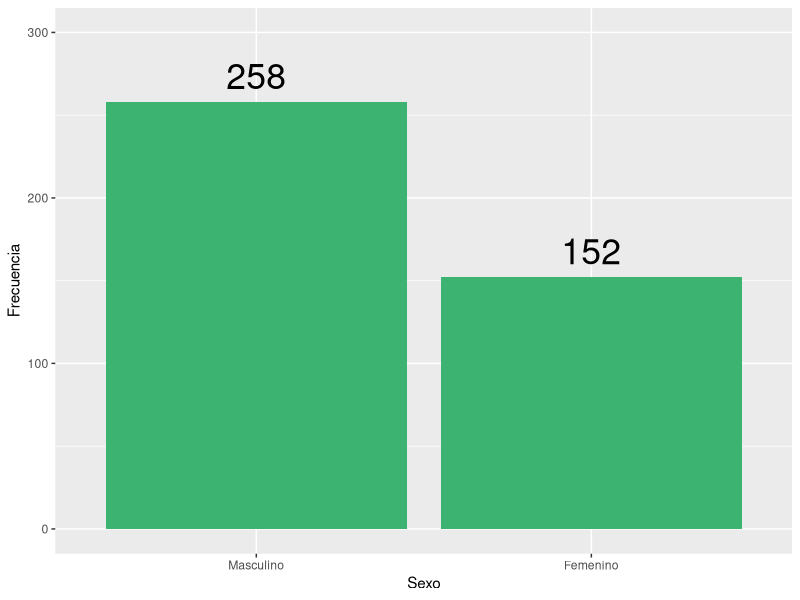
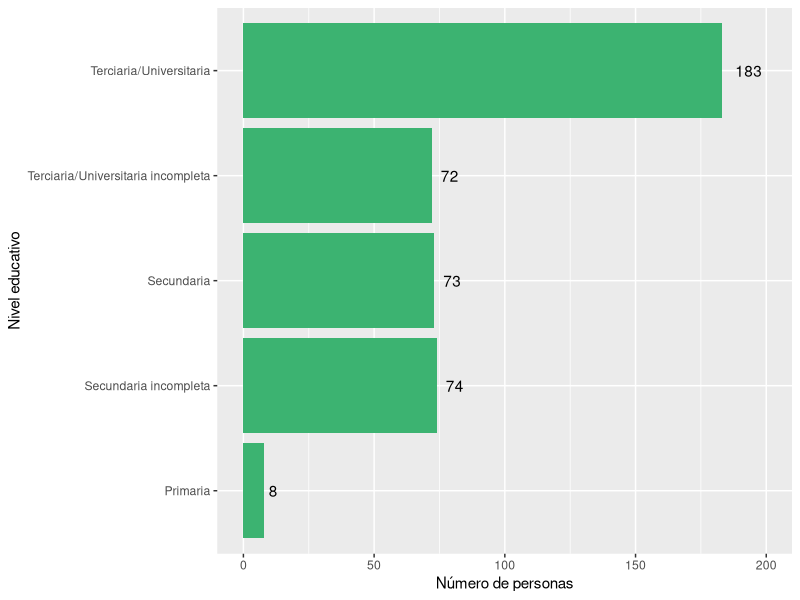
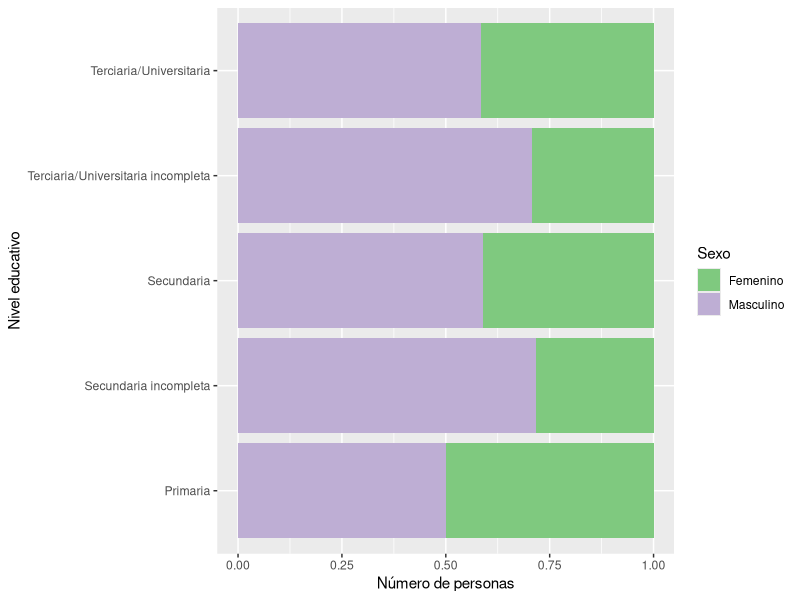
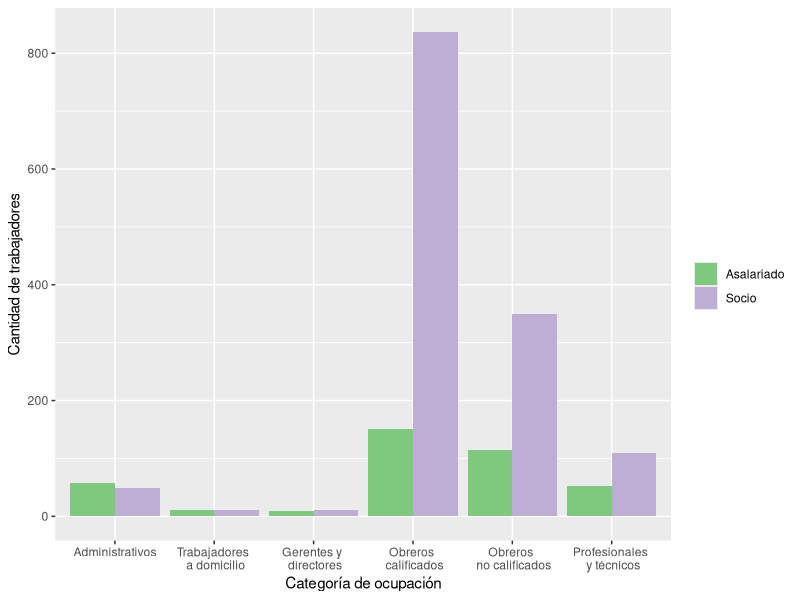
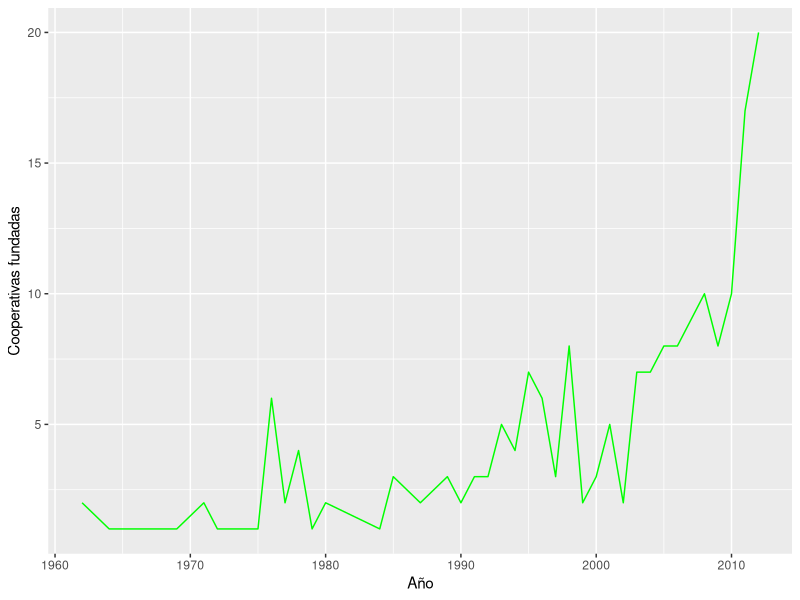
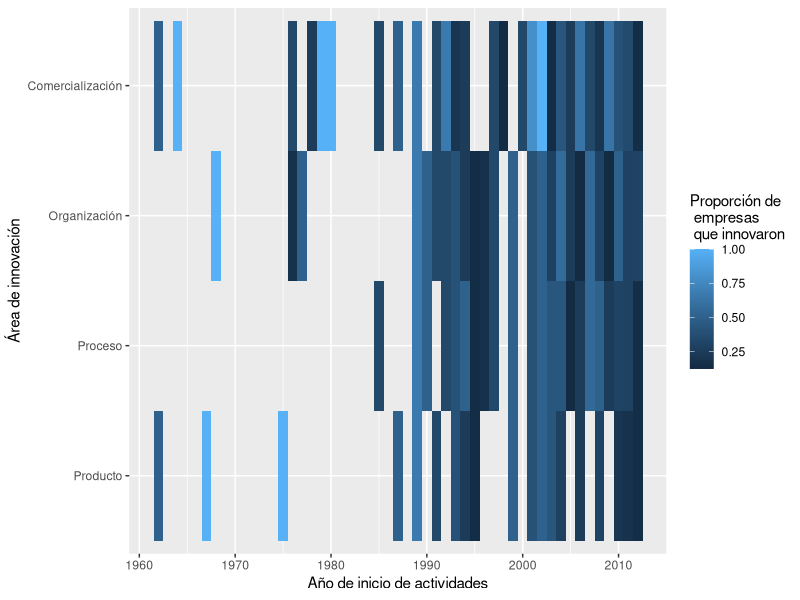
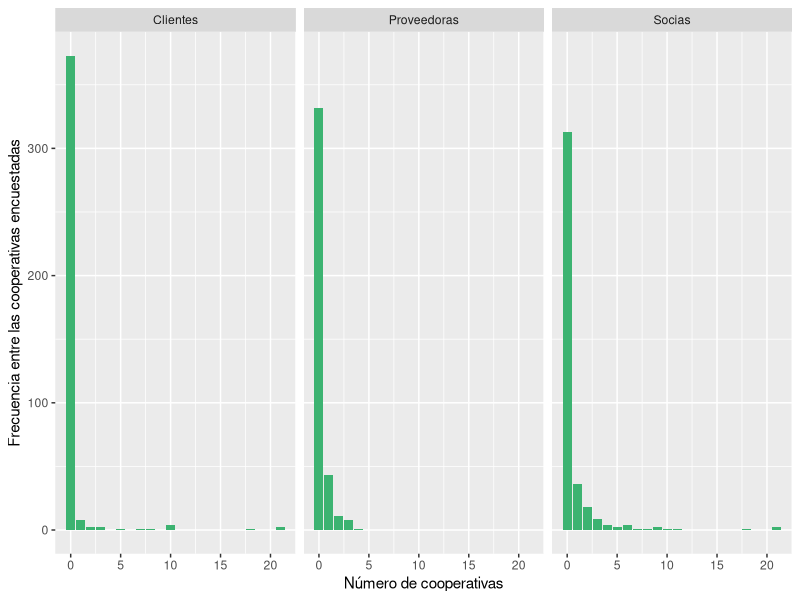
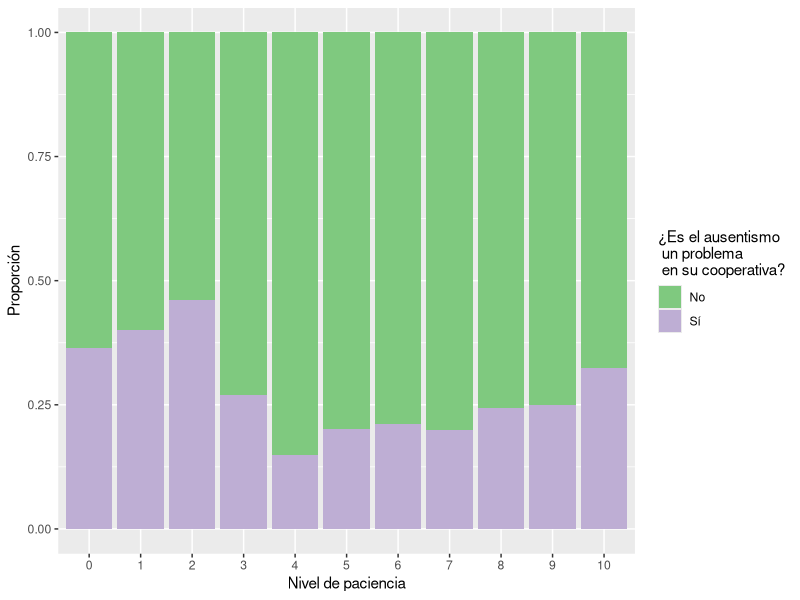

Write the R code that produced these figures, in order.
## ---- chunk 1
knitr::opts_chunk$set(echo = FALSE, fig.pos = 'hbpt', message = FALSE, warning = FALSE)
## ---- chunk 2
### PREPARACIÓN DE LOS DATOS ###

library(tidyverse)
library(haven)
library(xtable)
library(lubridate)

datos <- read_dta("Datos/2011_2013panel.dta")

#Datos sobre: info general, cantidad de ocupados segun categorias   

gen_ocup <- datos %>% select(form, año, cp, ct, a22cargo, a4, a11a1, a11a2, a11a3,b1, b2SOC1:b2ASALtot, b2SOC135:b2ASALtotf, b3soc2p: b3asal6tuc, starts_with("ciiu"))

#Datos sobre: supervisión y conflicto: gestion, ausentismo

sup_conf <- datos %>%
  select(form, año, f21, f22, f23, f3, f3b1, f3b2, f3b3, f4bactitud, f4ccalidad)

  
#Datos sobre: tecnologia e innovación

tecno <- datos %>%
  select(form, año, g11:g31, g31:g31resul, g4proc:g422emp, g41a, g41b, g43a:g44b)
  
#Opiniones del entrevistado

opinion <- datos %>%
  select(form, año, h1posturaa, h5pacienci, h84educaci, h89sexo)

##Remuneraciones

#Salarios nominales promedio por categoria
Salarios <- datos %>% 
  select(form, año, c31asal:c36rs) 

##Inversion y financiamiento

EdiCons <- datos %>%
  select(Capital=d11capcap, Gastos= d11invgasg, Ingresos=d11invingi, Inversiones=d11invinv, Activo=d11actact)

TotAct <- datos %>%
  select(d16captot:d16acttot)

TotPas <- datos %>%
  select(d2tot)


#Trabajadores que ingresaron y dejaron la cooperativa por edad.
TraIng <- datos %>%
  select(año, b18a35soc:b18atot)

TraDej <- datos %>%
  select(año, b14a35soc:b14atot)

## ---- chunk 3
opinion %>%
  filter(is.na(h89sexo) == FALSE) %>%  #En el primer anio no se pregunto
  ggplot(aes(as.factor(h89sexo))) +
  geom_bar(fill = "mediumseagreen") +
  labs(x = "Sexo", y = "Frecuencia") +
  scale_x_discrete(labels = c("Masculino", "Femenino") ) +
  geom_text(aes(y = (..count..), label = (..count..)), stat = "count", vjust = -.5, size = 9) +
  ylim(0, 300)
## ---- chunk 4
opinion %>%
  filter(is.na(h89sexo) == FALSE) %>%  #En el primer anio no se pregunto
  ggplot() +
  geom_bar(aes(as.factor(h84educaci)), fill = "mediumseagreen") +
  scale_x_discrete(labels = c("Primaria", "Secundaria incompleta", "Secundaria", "Terciaria/Universitaria incompleta", "Terciaria/Universitaria")) +
  coord_flip() +
  labs(x = "Nivel educativo", y = "Número de personas") +
  geom_text(aes(x = h84educaci, y = (..count..), label = (..count..)), stat = "count", hjust = -.5) + ylim(0, 200)
## ---- chunk 5
opinion %>%
  filter(is.na(h89sexo) == FALSE) %>%
  mutate(h89sexo = recode(h89sexo, `1` = "Masculino", `2` = "Femenino")) %>%
  ggplot() +
  geom_bar(aes(as.factor(h84educaci), fill = as.factor(h89sexo)), position = "fill") +
  scale_fill_discrete(labels = c("Masculino", "Femenino")) +
  scale_fill_brewer(palette = "Accent") +
  scale_x_discrete(labels = c("Primaria", "Secundaria incompleta", "Secundaria", "Terciaria/Universitaria incompleta", "Terciaria/Universitaria")) +
  coord_flip() +
  labs(x = "Nivel educativo", y = "Número de personas", fill = "Sexo") 
## ---- chunk 6
# ver que pasa con esto
ocup_edad <- gen_ocup %>%
  filter(año == 2) %>%
  gather("soc_s_edad_ocup", "Cantidad", b2SOC135:b2SOCtot51) %>%
  filter(soc_s_edad_ocup != "b2SOCtot35", soc_s_edad_ocup != "b2SOCtot35a5", soc_s_edad_ocup != "b2SOCtot51") %>%
  mutate(
    cargo = case_when(
      soc_s_edad_ocup %in% c("b2SOC135", "b2SOC135a50","b2SOC151") ~ "Gerente",
      soc_s_edad_ocup %in% c("b2SOC235", "b2SOC235a50", "b2SOC251") ~ "Prof_o_tec",
      soc_s_edad_ocup %in% c("b2SOC335", "b2SOC335a50", "b2SOC351") ~ "Admin",
      soc_s_edad_ocup %in% c("b2SOC435", "b2SOC435a50", "b2SOC451") ~ "obrero_trabcalif",
      soc_s_edad_ocup %in% c("b2SOC535", "b2SOC535a50", "b2SOC551") ~ "obrero_trabnocalif",
      soc_s_edad_ocup %in% c("b2SOC635", "b2SOC635a50", "b2SOC651") ~ "domicilio"
            ),
    
    edad = case_when(
      soc_s_edad_ocup %in% c("b2SOC135", "b2SOC235", "b2SOC335", "b2SOC435", "b2SOC535") ~ "Menor_35" ,
      soc_s_edad_ocup %in% c("b2SOC135a50", "b2SOC235a50", "b2SOC335a50", "b2SOC435a50", "b2SOC535a50") ~ "36_50" ,
      soc_s_edad_ocup %in% c("b2SOC151", "b2SOC151", "b2SOC151", "b2SOC151", "b2SOC151") ~ "Mayor_51"
    )
  )
  
ocup_edad %>%
  group_by(cargo, edad) %>%
  summarise(n = n())
## ---- chunk 7
gen_ocup %>%
  gather("categoria", "ocup", b2SOC1:b2SOC6, b2ASAL1:b2ASAL6) %>%
  filter(!is.na(categoria), cp == 1) %>%
  mutate(
    cat_ocup = case_when(
               categoria %in% c("b2SOC1", "b2ASAL1") ~ "Gerente_dir",
               categoria %in% c("b2SOC2", "b2ASAL2") ~ "prof_tec",
               categoria %in% c("b2SOC3", "b2ASAL3") ~ "admin",
               categoria %in% c("b2SOC4", "b2ASAL4") ~ "obrero_calif",
               categoria %in% c("b2SOC5", "b2ASAL5") ~ "obrero_nocalif",
               categoria %in% c("b2SOC6", "b2ASAL6") ~ "adomicilio",
               ),
    cat_AS = if_else(categoria %in% c("b2SOC1", "b2SOC2", "b2SOC3", "b2SOC4", "b2SOC5", "b2SOC6"), "Socio", "Asalariado")
    ) %>%
  ggplot() +
  geom_bar(aes(x = cat_ocup, y = ocup, fill = cat_AS), stat = "identity", position = "dodge") +
  scale_x_discrete(labels = c(
    "Administrativos", 
    "Trabajadores \n a domicilio", 
    "Gerentes y \n directores", 
    "Obreros \n calificados", 
    "Obreros \n no calificados", 
    "Profesionales \n y técnicos")
    ) + 
  labs(x = "Categoría de ocupación", y = "Cantidad de trabajadores", fill = "") +
  scale_fill_brewer(palette = "Accent")
## ---- chunk 8
#Cuanta gente dejó e ingresó a la cooperativa por tramos de edad?

TraDej %>% 
  filter(año == 2) %>%
  gather("Tramos", "Cantidad", -año) %>%
  mutate(Tramos = recode(Tramos, b14a35tot = "Menores de 35 años", b14a36a50t = "Entre 36-50 años", b14a51tot = "Mayores de 51 años", b14atotsoc = "Total de socios", b14atotasa = "Total de asalariados", b14atot = "Total de trabajadores"))
## ---- chunk 9
inno_arr <- datos %>%
  select(form, año, cp, a4, g4prod, g4proc, g4org, g4com) %>%
  mutate(a4 = as.Date(a4, format = "%d/%m/%Y")) %>%
  filter(a4 > "1800-01-01" & a4 < "2013-01-01", is.na(g4prod) == FALSE, is.na(g4proc) == FALSE, is.na(g4org) == FALSE, is.na(g4com) == FALSE, cp == 1)

inno_arr %>%
  mutate(a4 = year(a4)) %>%
  group_by(a4) %>%
  summarise(n = n()) %>%
  ggplot() +
  geom_line(aes(x = a4, y = n), color = "green") +
  labs(x = "Año", y = "Cooperativas fundadas")
## ---- chunk 10
inno_arr %>%
  gather("tipo", "hubo", g4prod, g4proc, g4org, g4com) %>%
  mutate(a4 = year(a4), hubo = recode(hubo, `1` = "Sí", `2` = "No")) %>%
  group_by(a4, tipo, hubo) %>%
  summarise(n = n()) %>%
  mutate(prop = n/sum(n)) %>%
  filter(hubo != "No") %>%
  ggplot() +
  geom_tile(aes(x = a4, y = tipo, fill = prop)) +
  scale_y_discrete(labels = c("Producto", "Proceso", "Organización", "Comercialización")) + 
  labs(x = "Año de inicio de actividades", y = "Área de innovación", fill = "Proporción de \n empresas \n que innovaron") 
## ---- chunk 11

#ver outliers

gen_ocup %>%
  mutate(tipo_coop = case_when(cp == 1 & is.na(ct) ~ "CP", ct == 1  ~ "CT")) %>%
  filter(a11a1 < 500, a11a2 < 500, a11a3 < 500) %>% #Hay outliers que son posibles errores y afectan mucho la grafica
  gather("tipo_colab", "cantidad", a11a1, a11a2, a11a3) %>%
  mutate(tipo_colab = recode(tipo_colab,a11a1 = "Proveedoras", a11a2 = "Socias", a11a3 = "Clientes")) %>%
  group_by(tipo_colab, cantidad) %>%
  summarise(n = n()) %>%
  ggplot() + 
  geom_bar(aes(x = cantidad, y =  n), stat = "identity", fill = "mediumseagreen") + 
  facet_wrap(vars(tipo_colab)) +
  labs(x = "Número de cooperativas", y = "Frecuencia entre las cooperativas encuestadas")
## ---- chunk 12
gen_ocup %>%
  mutate(tipo_coop = case_when(cp == 1 & is.na(ct) ~ "CP", ct == 1  ~ "CT")) %>%
  filter(a11a1 < 500, a11a2 < 500, a11a3 < 500) %>% #Hay outliers que son posibles errores y afectan mucho la grafica
  gather("tipo_colab", "cantidad", a11a1, a11a2, a11a3) %>%
  mutate(tipo_colab = recode(tipo_colab,a11a1 = "Proveedoras", a11a2 = "Socias", a11a3 = "Clientes")) %>%
  group_by(tipo_colab, cantidad) %>%
  filter(cantidad > 15)

## ---- chunk 13
dat_5 <- datos %>%
  select(form, año, f3, h5pacienci, h1posturaa, h89sexo) %>%
  filter(año == 2, is.na(f3) == FALSE, is.na(h5pacienci) == FALSE ) %>%
  mutate(h89sexo = recode(h89sexo, `1` = "Masculino", `2` = "Femenino"), f3 = recode(f3, `1` = "Sí", `2` = "No"))


  ggplot(dat_5) +
    geom_bar(aes(x = as.factor(h5pacienci), fill = as.factor(f3)), position = "fill") +
    labs(x = "Nivel de paciencia", y = "Proporción", fill = "¿Es el ausentismo \n un problema \n en su cooperativa?") +
    scale_fill_brewer(palette = "Accent")
## ---- chunk 14
dat_7 <- datos %>%
  select(form, año, g11, g12, g13, g14, g15) 

dat_7 %>%
  filter(año == 1) %>%
  group_by(g14, g12 ) %>%
  summarise(n = n()) %>%
  mutate(prop = round(n/sum(n), 4)) %>%
  ggplot(aes(x = as.factor(g14), y = as.factor(g12))) +
  geom_tile(aes(fill = prop)) +
  geom_text(aes(label = prop), color = "white") +
  scale_x_discrete(labels = c("Mucho peor", "Peor", "Igual", "Mejor", "Mucho mejor")) +
  scale_y_discrete(labels = c("Mucho peor", "Peor", "Igual", "Mejor", "Mucho mejor")) +
  labs(x = "Capacitación de personal", y = "Capacidad de producción", fill = "Proporción")
## ---- chunk 15
dat_7 <- datos %>%
  select(form, año, g11, g12, g13, g14, g15) 

dat_7 %>%
  filter(año == 1) %>%
  group_by(g15, g12 ) %>%
  summarise(n = n()) %>%
  mutate(prop = round(n/sum(n), 4)) %>%
  ggplot(aes(x = as.factor(g15), y = as.factor(g12))) +
  geom_tile(aes(fill = prop)) +
  geom_text(aes(label = prop), color = "white") +
  scale_x_discrete(labels = c("Mucho peor", "Peor", "Igual", "Mejor", "Mucho mejor")) +
  scale_y_discrete(labels = c("Mucho peor", "Peor", "Igual", "Mejor", "Mucho mejor")) +
  labs(x = "Maquinaria y equipos", y = "Capacidad de producción", fill = "Proporción")
## ---- chunk 16
datos %>%
  select(form, año, g31:g31resul) %>%
  rename("invierte"= g31, "monto"= g31inv, "resultado"= g31resul) %>%
  mutate(resultado= recode(resultado, `1` = "Muy malo", `2` = "Malo", `3` = "Nulo", `4` = "Bueno", `5` = "Muy bueno")) %>%
  ggplot() +
  geom_boxplot(aes(x= resultado, y= monto))



## ---- chunk 17
ggplot(inno_arr) +
  geom_bar(aes(year(a4), fill = as.factor(g4prod)), position = "fill") +
  scale_fill_discrete(labels = c("Si", "No" )) +
  labs(x = "Año de inicio de actividades", y = "Proporción", fill = "¿Hubo innovación en producto?")

## ---- chunk 18

ggplot(inno_arr) +
  geom_bar(aes(year(a4), fill = as.factor(g4proc)), position = "fill") +
  scale_fill_discrete(labels = c("Si", "No" )) +
  labs(x = "Año de inicio de actividades", y = "Proporción", fill = "¿Hubo innovación en proceso?")

## ---- chunk 19

ggplot(inno_arr) +
  geom_bar(aes(year(a4), fill = as.factor(g4org)), position = "fill") +
  scale_fill_discrete(labels = c("Si", "No" )) +
  labs(x = "Año de inicio de actividades", y = "Proporción", fill = "¿Hubo innovación en organización?")

## ---- chunk 20

ggplot(inno_arr) +
  geom_bar(aes(year(a4), fill = as.factor(g4com)), position = "fill") +
  scale_fill_discrete(labels = c("Si", "No" )) +
  labs(x = "Año de inicio de actividades", y = "Proporción", fill = "¿Hubo innovación en comercialización?")

